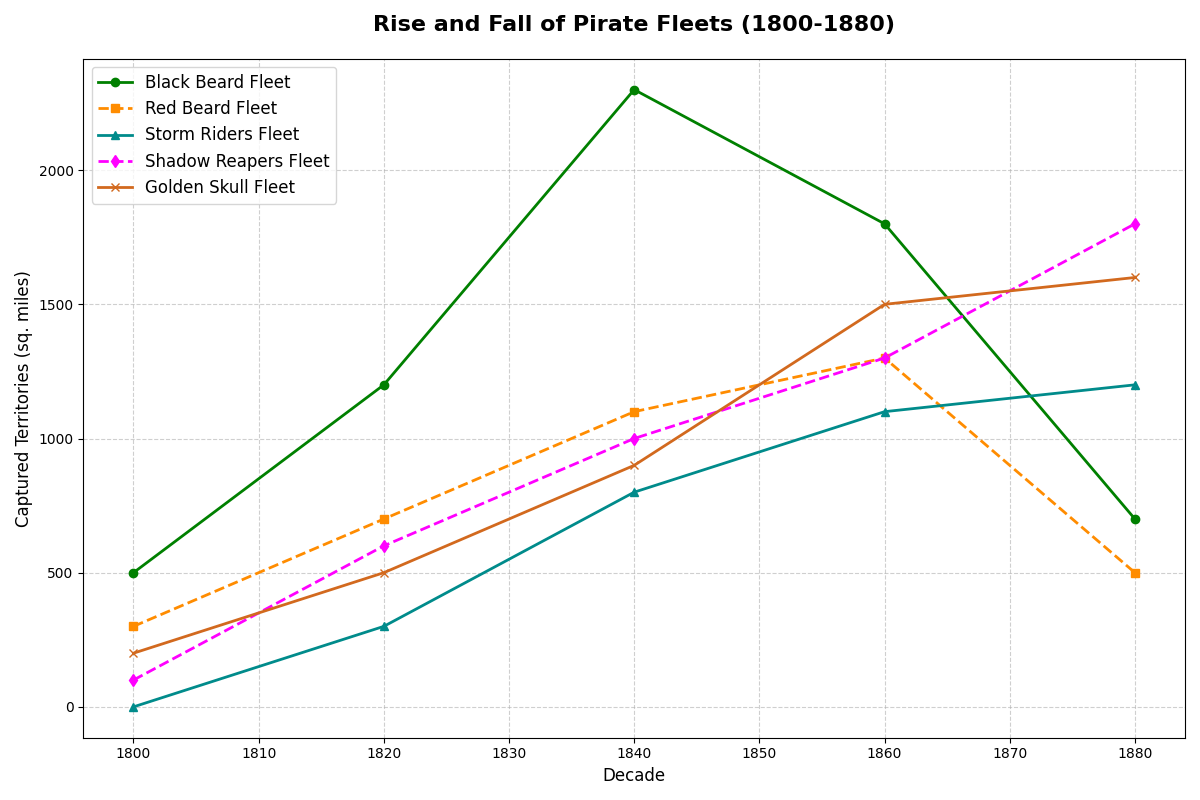

Here is the Python script that generated this plot:
import matplotlib.pyplot as plt
import numpy as np

decades = np.array([1800, 1820, 1840, 1860, 1880])

black_beard_fleet = np.array([500, 1200, 2300, 1800, 700])
red_beard_fleet = np.array([300, 700, 1100, 1300, 500])
storm_riders_fleet = np.array([0, 300, 800, 1100, 1200])
shadow_reapers_fleet = np.array([100, 600, 1000, 1300, 1800])
golden_skull_fleet = np.array([200, 500, 900, 1500, 1600])

plt.figure(figsize=(12, 8))

plt.plot(decades, black_beard_fleet, marker='o', linestyle='-', linewidth=2, color='green', label='Black Beard Fleet')
plt.plot(decades, red_beard_fleet, marker='s', linestyle='--', linewidth=2, color='darkorange', label='Red Beard Fleet')
plt.plot(decades, storm_riders_fleet, marker='^', linestyle='-', linewidth=2, color='darkcyan', label='Storm Riders Fleet')
plt.plot(decades, shadow_reapers_fleet, marker='d', linestyle='--', linewidth=2, color='magenta', label='Shadow Reapers Fleet')
plt.plot(decades, golden_skull_fleet, marker='x', linestyle='-', linewidth=2, color='chocolate', label='Golden Skull Fleet')

plt.xlabel('Decade', fontsize=12)
plt.ylabel('Captured Territories (sq. miles)', fontsize=12)
plt.title('Rise and Fall of Pirate Fleets (1800-1880)', fontsize=16, fontweight='bold', pad=20)

plt.grid(True, linestyle='--', alpha=0.6)
plt.legend(loc='upper left', fontsize=12)
plt.tight_layout()

plt.show()
